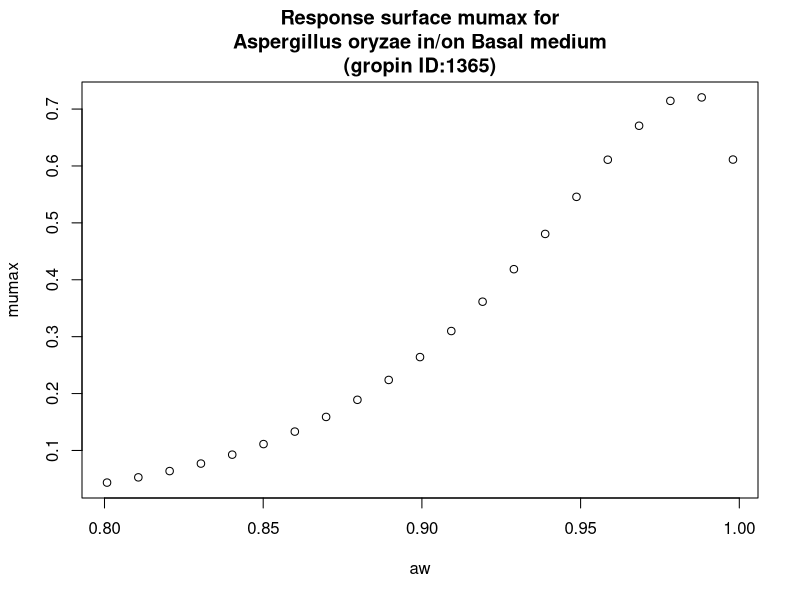

The R source for this figure:
#############################
# start of Parameter script
#############################
aw <- seq(0.8008,0.998001998001998,length.out=21)
#############################
# end of Parameter script
#############################
############################# 
# start of Model script Gropin ID 1365 
#############################
 
# constant coefficients for this model
 
variables <- data.frame(aw)
argumentsPar <- expand.grid(variables)
 
# heart of the model
response_surface <- function(aw) {
   mumax <-exp(-0.7385+6.720*sqrt(1-aw)-27.08*(sqrt(1-aw))^2)

return(mumax=mumax)
} 

# output parameters
responseSurface <- cbind(argumentsPar,response_surface(argumentsPar['aw']))
colnames(responseSurface) <- c(colnames(argumentsPar),'mumax')
#############################
# End of Model script
#############################
############################# 
# start of Visualisation script Gropin ID 1365 
#############################
plot(aw,responseSurface$'mumax',xlab='aw',
                          ylab='mumax',main='Response surface mumax for
Aspergillus oryzae in/on Basal medium
(gropin ID:1365)')
#############################
# End of Visualisation script
#############################
